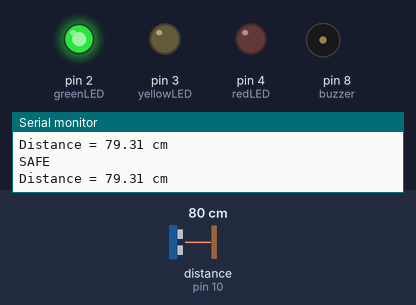
Bench run of a sketch on a simulated Arduino Uno, built with avr-gcc and run on an emulated ATmega328P. On the bench: output pins drawn as LEDs (lit = HIGH), buzzer (waves = sounding), the last lines printed to the serial monitor. Wiring (inferred from the names in the program): ultrasonic range finder: trigger pin 9; echo pin 10. Dashed ring = blinking. Inputs (shaded band) come from the test bench; at power-on: distance to the obstacle (sensor on pin 10) 80 cm. The echo pulse lasts 58.3 µs per cm; pins used as bus, display or sensor lines are not drawn.

Above: at 1.2 s.
1.3 s: distance to the obstacle (sensor on pin 10) set to 56 cm
2.8 s: distance to the obstacle (sensor on pin 10) set to 45 cm
At 3.2 s:
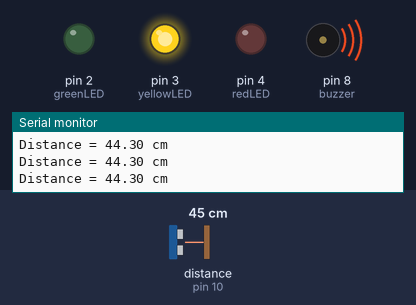
5.8 s: distance to the obstacle (sensor on pin 10) set to 22 cm
8.8 s: distance to the obstacle (sensor on pin 10) set to 18 cm
At 8.93 s:
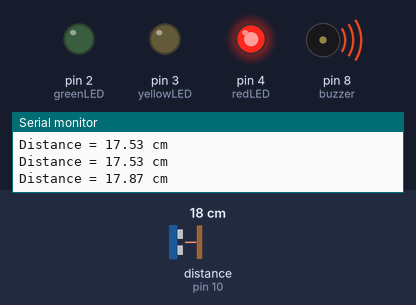
11.8 s: distance to the obstacle (sensor on pin 10) set to 12 cm
14.8 s: distance to the obstacle (sensor on pin 10) set to 9 cm
At 15.09 s:
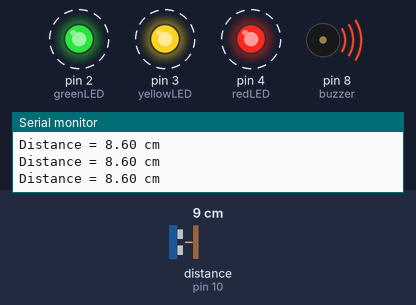
Timing chart, 0 to 18.8 s (numbered marks = the images above; inputs shaded):
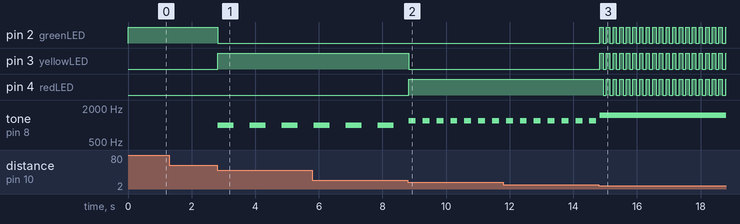

Measured:
- the behaviour switches between 51 and 50 cm on distance to the obstacle (sensor on pin 10) (found by bisection; images 0 and 1)
- the behaviour switches between 21 and 20 cm on distance to the obstacle (sensor on pin 10) (found by bisection; images 1 and 2)
- the behaviour switches between 11 and 10 cm on distance to the obstacle (sensor on pin 10) (found by bisection; images 2 and 3)
- after the input at 2.8 s, pin 2 (greenLED): HIGH → LOW at once; pin 3 (yellowLED): LOW → HIGH at once; tone on pin 8 (buzzer): alternates 1000 Hz for 0.50 s and silent for 0.50 s, starting at once
- after the input at 8.8 s, pin 3 (yellowLED): HIGH → LOW at once; pin 4 (redLED): LOW → HIGH at once; tone on pin 8 (buzzer): alternates 1200 Hz for 0.22 s and silent for 0.22 s, starting at once
- after the input at 14.8 s, pin 2 (greenLED), pin 3 (yellowLED): alternates HIGH for 0.10 s and LOW for 0.10 s, starting at once; pin 4 (redLED): alternates HIGH for 0.10 s and LOW for 0.10 s, starting after 0.14 s

The sketch:

ultrasonic_parking_sensor.ino
```cpp
/*
Project : Ultrasonic Parking Sensor
Author  : Akash Babu
*/

const int trigPin = 9;
const int echoPin = 10;

const int greenLED = 2;
const int yellowLED = 3;
const int redLED = 4;

const int buzzer = 8;

unsigned long previousMillis = 0;
bool ledState = false;

void setup() {

  pinMode(trigPin, OUTPUT);
  pinMode(echoPin, INPUT);

  pinMode(greenLED, OUTPUT);
  pinMode(yellowLED, OUTPUT);
  pinMode(redLED, OUTPUT);

  pinMode(buzzer, OUTPUT);

  Serial.begin(9600);

}

void loop() {

  long duration;
  float distance;

  digitalWrite(trigPin, LOW);
  delayMicroseconds(2);

  digitalWrite(trigPin, HIGH);
  delayMicroseconds(10);

  digitalWrite(trigPin, LOW);

  duration = pulseIn(echoPin, HIGH);

  distance = (duration * 0.034) / 2;

  Serial.print("Distance = ");
  Serial.print(distance);
  Serial.println(" cm");

  unsigned long currentMillis = millis();

  // SAFE

  if(distance > 50){

    digitalWrite(greenLED,HIGH);
    digitalWrite(yellowLED,LOW);
    digitalWrite(redLED,LOW);

    noTone(buzzer);

    Serial.println("SAFE");

  }

  // WARNING

  else if(distance >20 && distance<=50){

    digitalWrite(greenLED,LOW);
    digitalWrite(yellowLED,HIGH);
    digitalWrite(redLED,LOW);

    if(currentMillis-previousMillis>=500){

      previousMillis=currentMillis;

      ledState=!ledState;

      if(ledState)
        tone(buzzer,1000);
      else
        noTone(buzzer);

    }

  }

  // DANGER

  else if(distance>10 && distance<=20){

    digitalWrite(greenLED,LOW);
    digitalWrite(yellowLED,LOW);
    digitalWrite(redLED,HIGH);

    if(currentMillis-previousMillis>=200){

      previousMillis=currentMillis;

      ledState=!ledState;

      if(ledState)
        tone(buzzer,1200);
      else
        noTone(buzzer);

    }

  }

  // STOP

  else{

    if(currentMillis-previousMillis>=100){

      previousMillis=currentMillis;

      ledState=!ledState;

      digitalWrite(greenLED,ledState);
      digitalWrite(yellowLED,ledState);
      digitalWrite(redLED,ledState);

    }

    tone(buzzer,1500);

  }

}
```
